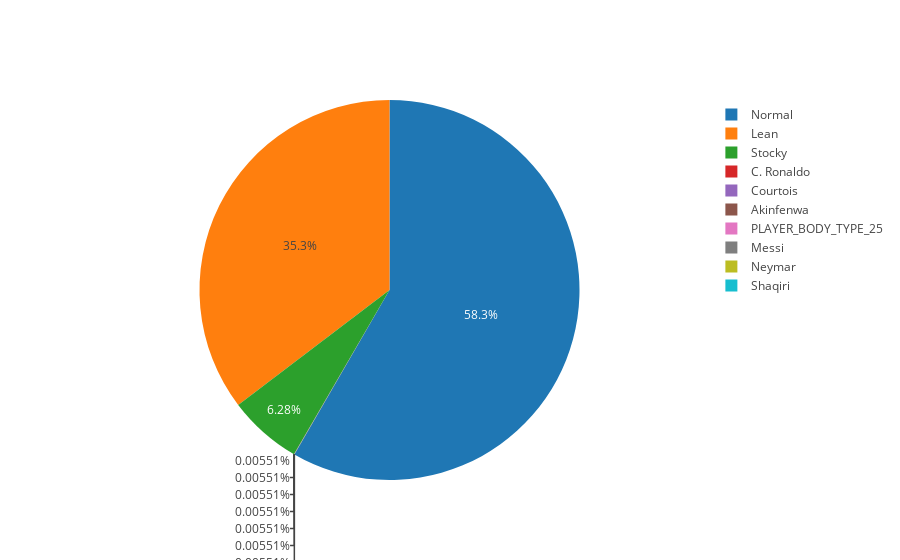

Notebook code cell kept with this figure:
### Code cell
iplot([pietrace(d,"Body Type")])

### Figure 1 — Plotly figure (JSON) as saved in the notebook; plotly's stock layout.template omitted (floating-point values rounded to 4 significant figures)
{"data": [{"labels": ["Normal", "Lean", "Stocky", "C. Ronaldo", "Courtois", "Akinfenwa", "PLAYER_BODY_TYPE_25", "Messi", "Neymar", "Shaqiri"], "type": "pie", "uid": "9cb5e662-2fe9-40aa-bb18-6c15a784ca3a", "values": [10595, 6417, 1140, 1, 1, 1, 1, 1, 1, 1]}], "layout": {}}
